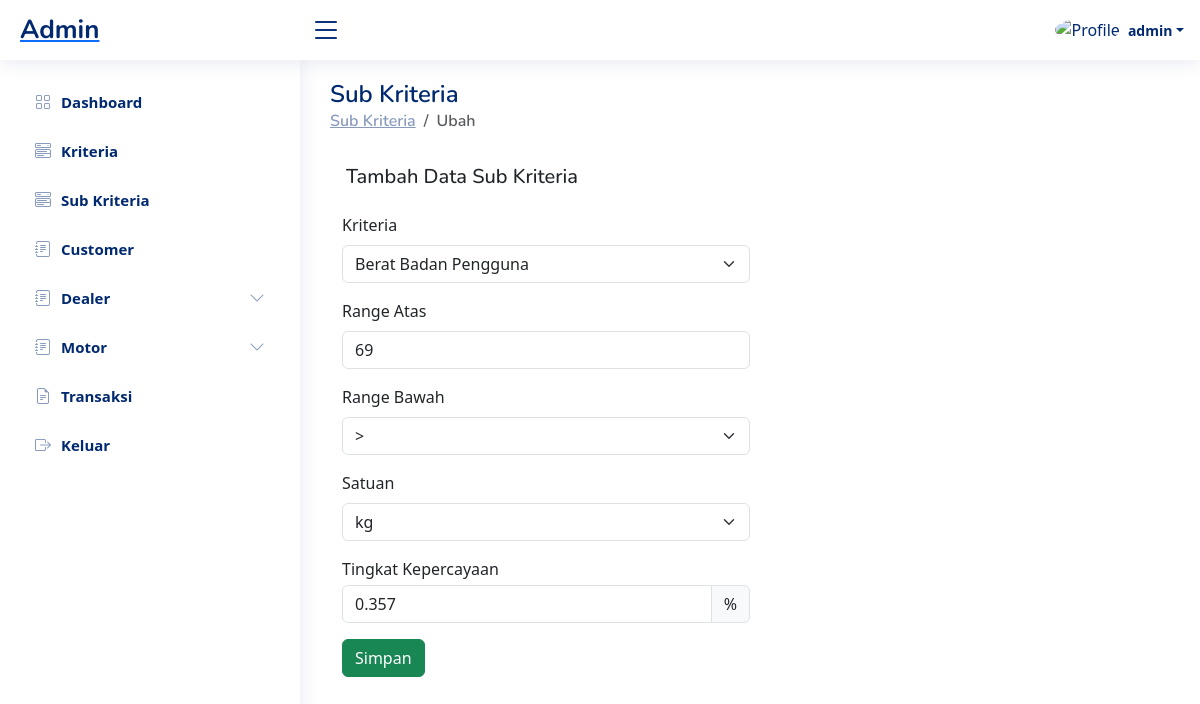
The page /admin/sub-kriteria-edit.php?id=sk-1 (signed in) on the database its author committed.
### tables this page shows
CREATE TABLE `sub_kriteria` (
  `id_sub` char(10) NOT NULL,
  `range_atas` varchar(20) NOT NULL,
  `range_bawah` varchar(20) NOT NULL,
  `satuan` varchar(20) NOT NULL,
  `tingkat_kepercayaan` char(5) NOT NULL,
  `id_kriteria` char(10) NOT NULL
);

### admin/sub-kriteria-edit.php (the view, shortened to what this page needs)
<?php
   require_once('includes/session-conn.php');
   include('includes/header.php');
   include('includes/sidebar.php');
   $id = $_GET['id'];
  $datas =mysqli_query($conn,"SELECT * FROM kriteria ORDER BY id_kriteria DESC");
  $sk =mysqli_query($conn,"SELECT * FROM `sub_kriteria`,`kriteria` WHERE `sub_kriteria`.`id_kriteria` = `kriteria`.`id_kriteria` AND `sub_kriteria`.`id_sub` = '$id' ");
  $sub_kriteria = mysqli_fetch_all($sk, MYSQLI_ASSOC);
?>
  <main id="main" class="main">
    <div class="pagetitle">
      <h1>Sub Kriteria</h1>
      <nav>
        <ol class="breadcrumb">
          <li class="breadcrumb-item"><a href="sub-kriteria-index">Sub Kriteria</a></li>
          <li class="breadcrumb-item active">Ubah</li>
        </ol>
      </nav>
    </div>
    <section class="section dashboard">
    <div class="container">
      <div class="row">
        <div class="col-12 p-3">
          <h5>Tambah Data Sub Kriteria</h5>
        </div>
        <form action="" method="POST">
            <div class="col-6">
                <div class="col-12">
                  <div class="mb-3">
                    <label for="id_kriteria" class="form-label">Kriteria</label>
                    <select class="form-select" name="id_kriteria" id="id_kriteria" require="">
                      <?php foreach($datas as $data):
                        if($data['id_kriteria'] == $sub_kriteria[0]['id_kriteria']):
                        ?>
                        <option selected value="<?= $data["id_kriteria"]?>"> <?= $data['nama_kriteria']?></option>
                        <?php else :?>
                        <option value="<?= $data["id_kriteria"]?>"> <?= $data['nama_kriteria']?> </option>
                      <?php
                    endif;
                    endforeach; ?>
                    </select>
                  </div>
                </div>
                <div class="col-12">
                    <div class="mb-3">
                    <label for="range_atas" class="form-label">Range Atas</label>
                    <input type=""
                        class="form-control"  value="<?= $sub_kriteria[0]['range_atas']?>" name="range_atas" id="range_atas" placeholder="masukan range atas" required>
                    </div>
                </div>
                <div class="col-12">
                  <div class="mb-3">
                    <label for="range_bawah_select" class="form-label">Range Bawah</label>
                    <select class="form-select " name="range_bawah_select" id="range_bawah_select" required >
                      <option value="<?= $sub_kriteria[0]['range_bawah']?>"><?= $sub_kriteria[0]['range_bawah']?></option>
                    </select>
                  </div>
                </div>
                <div class="col-12">
                  <div class="mb-3">
                    <label for="satuan" class="form-label">Satuan</label>
                    <select class="form-select " name="satuan" id="satuan" >
                      <option value="<?= $sub_kriteria[0]['satuan']?>"><?= $sub_kriteria[0]['satuan']?></option>
                    </select>
                  </div>
                </div>
                <div class="col-12">
                  <label class="mb-1" for="tingkat_kepercayaan" class="form-label">Tingkat Kepercayaan</label>
                  <div class="input-group mb-3">
                    <input type="" class="form-control" value="<?= $sub_kriteria[0]['tingkat_kepercayaan']?>" placeholder="masukan tingkat kepercayaan" name="tingkat_kepercayaan" id="tingkat_kepercayaan" required>
                    <span class="input-group-text">%</span>
                  </div>
                </div>
                <div class="col-12">
                    <button class="btn btn-success" type="submit" name="submit"> Simpan </button>
                </div>
            </div>
        </form>
      </div>
    </div>
    </section>
  </main>
  <?php
   include('includes/footer.php');
?>

### admin/assets/css/style.css (style rules this page uses)
:root { scroll-behavior: smooth; }
body { font-family: "Open Sans", sans-serif; background: #f6f9ff; color: #444444; }
a { color: #4154f1; text-decoration: none; }
h1, h2, h3, h4, h5, h6 { font-family: "Nunito", sans-serif; }
#main { margin-top: 60px; padding: 20px 30px; transition: all 0.3s; }
.pagetitle { margin-bottom: 10px; }
.pagetitle h1 { font-size: 24px; margin-bottom: 0; font-weight: 600; color: #012970; }
.breadcrumb { font-size: 14px; font-family: "Nunito", sans-serif; color: #899bbd; font-weight: 600; }
.breadcrumb a { color: #899bbd; transition: 0.3s; }
.breadcrumb .breadcrumb-item::before { color: #899bbd; }
.breadcrumb .active { color: #51678f; font-weight: 600; }
@media (min-width: 1200px) { #main, #footer { margin-left: 300px; } }

### rows shown on the page
sub_kriteria: range_atas "69", range_bawah_select ">", satuan "kg", tingkat_kepercayaan "0.357"

### other values the page prints
$_SESSION['nama_depan'] "admin"
form field id_kriteria "Berat Badan Pengguna"
